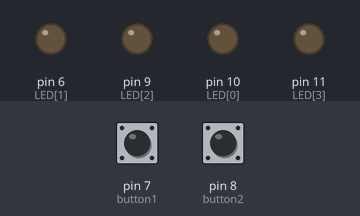
Bench run of a sketch on a simulated Arduino Uno, built with avr-gcc and run on an emulated ATmega328P. On the bench: output pins drawn as LEDs (lit = HIGH). The test bench sets the inputs (shaded band); at power-on: pin 7 (button1) LOW, pin 8 (button2) LOW.

Above: at 1.2 s.
1.3 s: pin 7 (button1) pulled HIGH for 0.15 s
At 2.3 s:
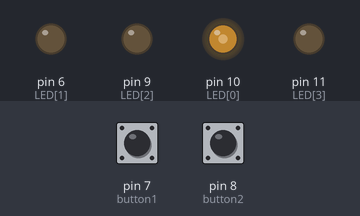
2.9 s: pin 8 (button2) pulled HIGH for 0.15 s
At 2.98 s:
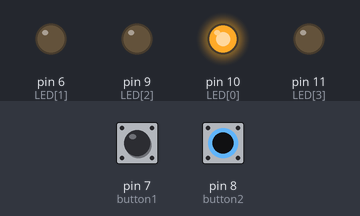
4.5 s: pin 7 (button1) pulled HIGH for 1 s
At 6.0 s:
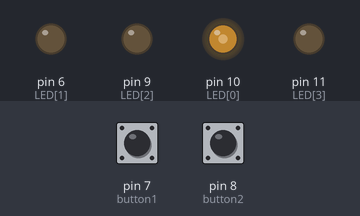
7.0 s: pin 8 (button2) pulled HIGH for 1 s
At 8.8 s:
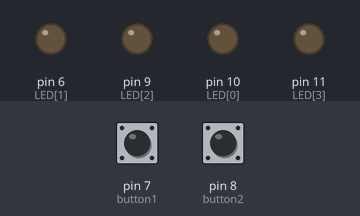
9.5 s: pin 7 (button1) pulled HIGH for 3.2 s
At 13.8 s:
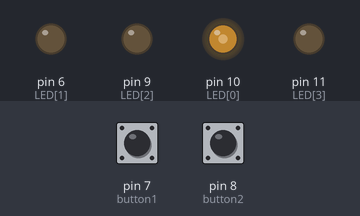
14.2 s: pin 7 (button1) pulled HIGH for 0.15 s
At 15.7 s:
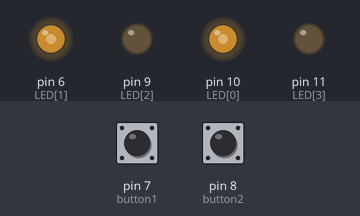
Timing chart, 0 to 16.8 s (numbered marks = the images above; inputs shaded):
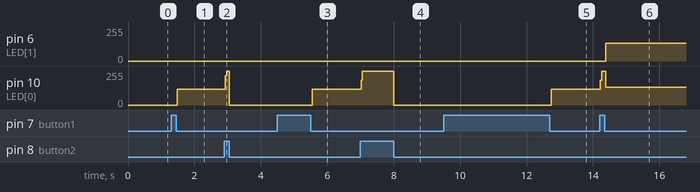

Measured:
- after the input at 1.3 s, pin 10 (LED[0]): 0/255 → 118/255 after 0.19 s
- after the input at 2.9 s, pin 10 (LED[0]): 118/255 → 255/255 at once, → 0/255 0.12 s later
- after the input at 4.5 s, pin 10 (LED[0]): 0/255 → 118/255 after 1.0 s
- after the input at 7.0 s, pin 10 (LED[0]): 118/255 → 255/255 at once, → 0/255 0.98 s later
- after the input at 9.5 s, pin 10 (LED[0]): 0/255 → 118/255 after 3.2 s
- after the input at 14.2 s, pin 6 (LED[1]): 0/255 → 132/255 after 0.19 s; pin 10 (LED[0]): 118/255 → 255/255 at once, → 135/255 0.17 s later

The sketch:

4LED2buttonIncDec.ino
```cpp
int LED[]= { 10,6,9,11}  ;
int button1=7, button2=8 ;
void setup() {
  for (int i=0; i<4 ; i++)
    pinMode ( LED[i], OUTPUT);
   pinMode(button1, INPUT); pinMode(button2, INPUT);
}
int cnt=0;
void loop() {
  if (digitalRead(button1) ==HIGH){
    if (cnt<4) cnt++;
    while(digitalRead(button1) == HIGH);
  }
  if (digitalRead(button2) ==HIGH){
    if (cnt>0) cnt--;
    while(digitalRead(button2) == HIGH);
  }
  for (int i=0; i<4 ; i++)
  {  digitalWrite(LED[i], LOW); }
  for (int i=0; i<cnt ; i++)
  {  digitalWrite(LED[i], HIGH); }

}
```
